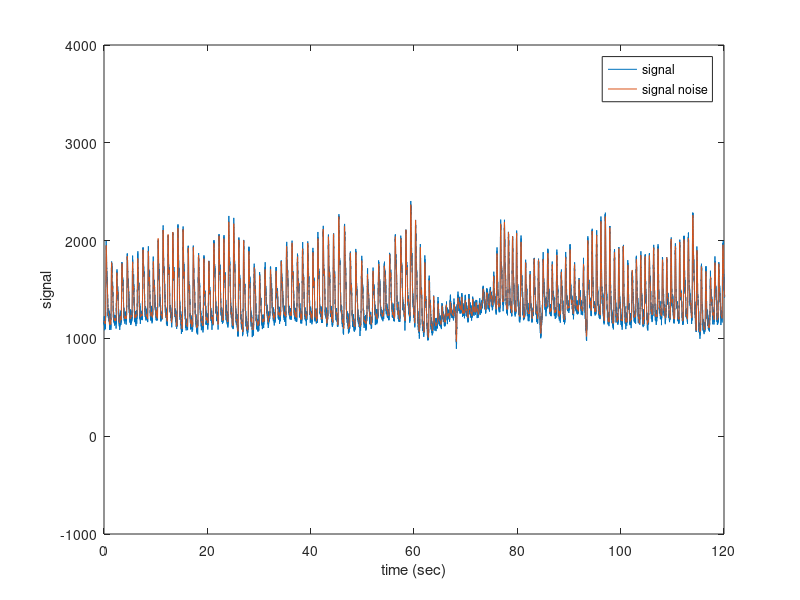
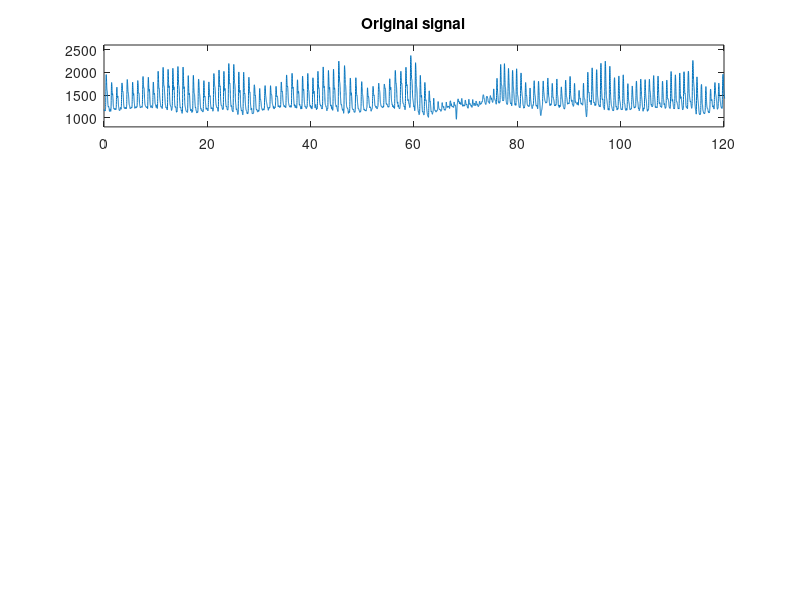

Source code (MATLAB) for these figures, in order: (Note: this script raises an error after producing the figures.)
%% Algorithm 3: Using the wavelet decomposition for the denoising of PPG, 
clear all
close all
clc

addpath(genpath('./functions'));
addpath(genpath('./signals'));

%% Signal and data definition
signal = load('perfect_ppg.mat');
signal = signal.perfect_ppg;
time = load('time_perfect_ppg.mat');
time = time.time_perfect_ppg;
time = (time-time(1))*10^(-3);

snr = -15;
EB_N0 = 1;
v_bbgc = 10^(-snr(EB_N0)/10);
Fs = 128; % sampling frequency

% Generate original signal and a noisy version adding 
% a standard Gaussian white noise.
noise = v_bbgc*randn(1,length(signal))';
signal_noise = signal+noise;

figure, plot(time,signal_noise)
hold all
plot(time,signal), axis([0 120 -1000 4000])
xlabel('time (sec)')
ylabel('signal')
legend('signal','signal noise')
%% Wavelet Decomposition
% using the matlab function wden


figure,
subplot(411), plot(time,signal), axis([0 120 800 2600]); 
title('Original signal'); 
 
lev = wmaxlev(signal_noise,'db5');
% decomposition. 
[c,l] = wavedec(signal_noise,lev,'db5');
 
% threshold the decomposition structure [c,l].
xd1 = wden(c,l,'sqtwolog','s','sln',lev,'db5');

% Plot signal. 
subplot(412), plot(time,xd1), axis([0 120 800 2600]);
title('De-noised signal - by decomposition c,l');

% 'mln' for rescaling done using level-dependent estimation of level noise
lev = wmaxlev(signal_noise,'sym8');
xd2 = wden(signal_noise,'modwtsqtwolog','s','mln',lev,'sym8');

subplot(413), plot(time,xd2), axis([0 120 800 2600]);
title('level-dependent estimation of level noise');

lev = wmaxlev(signal_noise,'db3');
[thr,sorh,keepapp] = ddencmp('den','wv',signal_noise);
xd3 = wdencmp('gbl',signal_noise,'db3',lev,thr,sorh,keepapp);
subplot(414), plot(time,xd3), axis('tight');
title('using wdencmp');
%% Derivating the signal
x = xd1;
windowSize = 15;
b1 = (1/windowSize)*ones(1,windowSize);
a1 = 1;

b2 = [2,1,0,-1,-2];
a2 = 1;
filter_size = length(b2);

signal_filt1 = filtfilt(b1,a1,x);
signal_filter1 = filter(b2,a2,signal_filt1);

x = xd2';
signal_filt2 = filtfilt(b1,a1,x);
signal_filter2 = filter(b2,a2,signal_filt2);

x = xd3;
signal_filt2 = filtfilt(b1,a1,x);
signal_filter3 = filter(b2,a2,signal_filt1);
%% Peack Detection
[ R1, ind_R1 ] = detection_peack( signal_filter1, Fs, time, 0, 0.68, 0.2);
[ R2, ind_R2 ] = detection_peack( signal_filter2, Fs, time, 0, 0.68, 0.2);
[ R3, ind_R3 ] = detection_peack( signal_filter3, Fs, time, 0, 0.68, 0.2);

%% Pulse Obtention
[ pulse_min1 ] = pulse_ppg( length(signal), 30 ,ind_R1, Fs);
[ pulse_min2 ] = pulse_ppg( length(signal), 30 ,ind_R2, Fs);
[ pulse_min3 ] = pulse_ppg( length(signal), 30 ,ind_R3, Fs);

[ pulse1 ] = heart_rate(ind_R1);
[ pulse2 ] = heart_rate(ind_R2);
[ pulse3 ] = heart_rate(ind_R3);

figure,
plot(time/60,signal-mean(signal))
hold on
plot(time(filter_size*2:end)/60,signal_filter1(filter_size*2:end))
plot(ind_R1/60, R1,'x','linewidth',2),
plot(time(filter_size*2:end)/60,signal_filter2(filter_size*2:end))
plot(ind_R2/60, R2,'x','linewidth',2),
plot(time/60,signal_filter3)
plot(ind_R3/60, R3,'x','linewidth',2),
axis('tight')
legend('signal norm','signal filter1', 'Peack1','signal filter2', 'Peack2','signal 3','Peack3')
xlabel('time in min')
ylabel('signal')
title('Peack detection of a PPG')

figure,
plot(ind_R1(2:end), pulse1)
hold all
plot(ind_R2(2:end),pulse2)
plot(ind_R3(2:end),pulse3)
legend('pulse1','pulse2','pulse3')